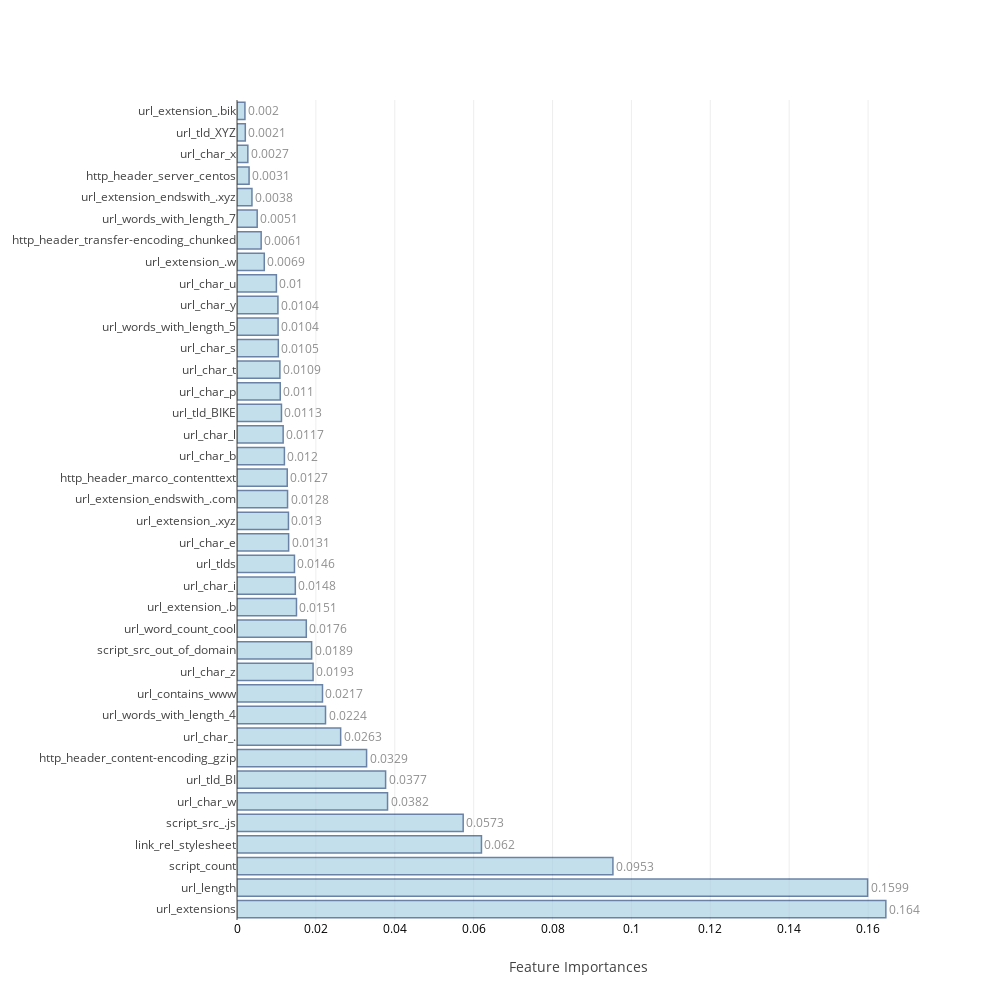
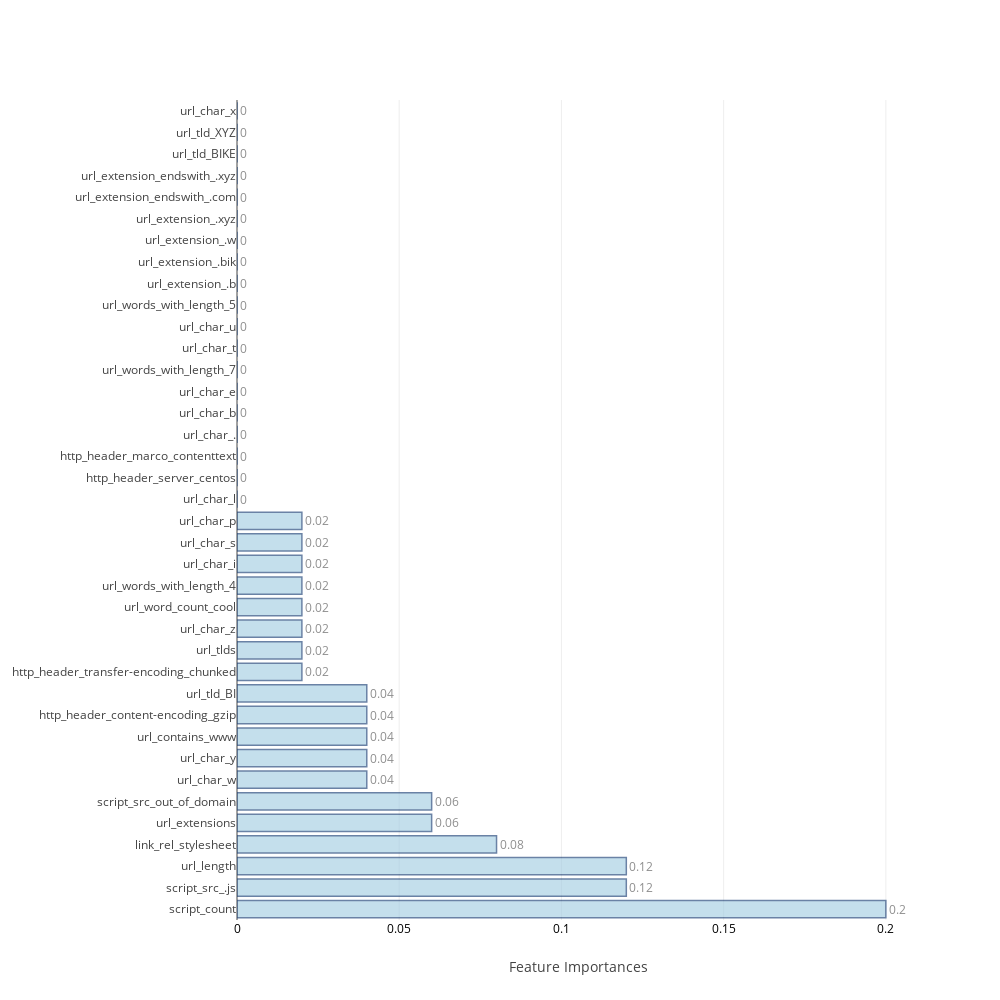
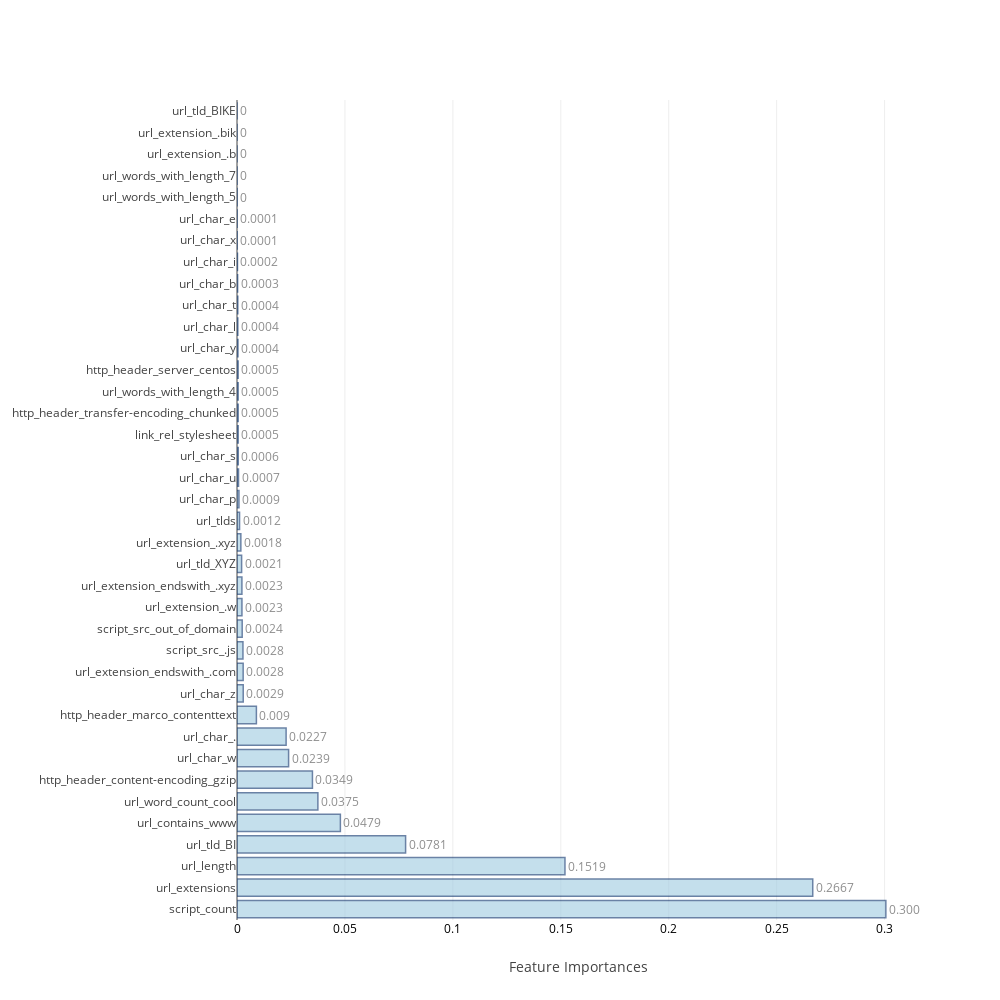
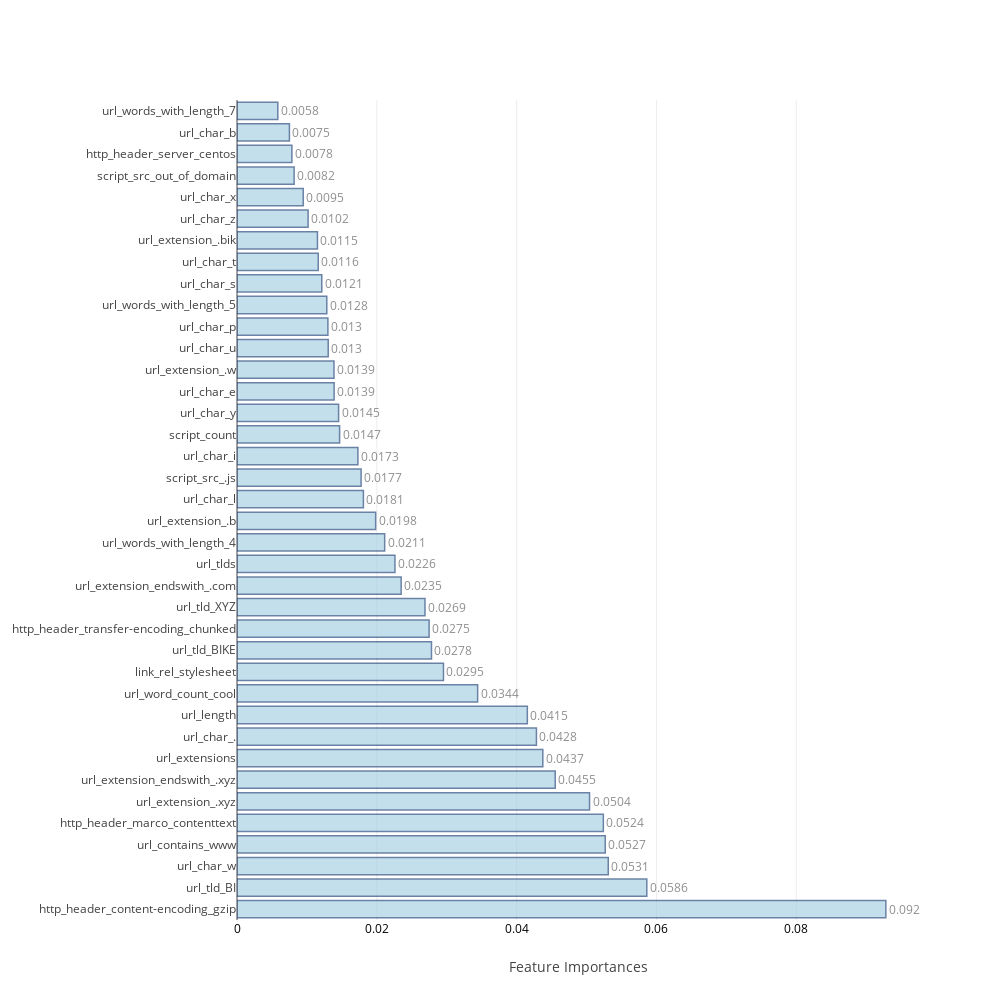

Source (notebook cell) for these figures, in order:
### Code cell
df_min=df_sel[feature_name]

train=df_min.iloc[:27428,:]
train_X=train.iloc[:,train.columns!='Target'].values
train_Y=train.Target.values

scaler=StandardScaler()
scaled_X_train=scaler.fit_transform(train_X)

test=df_min.iloc[27428:,:]
test_X=test.iloc[:,test.columns!='Target'].values
test_Y=test.Target.values
scaled_X_test=scaler.transform(test_X)

feature_name.remove('Target')

feat_imp=[None]*4
j=0
for i in range(0,7):
    if i>=1 and i<=4:
        model,cm_train,cm_test,acc_train,acc_test,roc_auc,feat_imp[j],mcc,precision,recall=f[i](scaled_X_train,train_Y,scaled_X_test,test_Y,feature_name)
        j=j+1
    else:
        model,cm_train,cm_test,acc_train,acc_test,roc_auc,mcc,precision,recall=f[i](scaled_X_train,train_Y,scaled_X_test,test_Y)
    table_80_60_train.loc[i]=   ([acc_train,cm_train.TP,cm_train.TN,cm_train.FP,cm_train.FN,cm_train.FPR,cm_train.FNR])
    table_80_60_test.loc[i] =   ([acc_test ,cm_test.TP, cm_test.TN, cm_test.FP, cm_test.FN, cm_test.FPR, cm_test.FNR,roc_auc,mcc,precision,recall])
    print("\n")

### Figure 1 — Plotly figure (JSON) as saved in the notebook; plotly's stock layout.template omitted (floating-point values rounded to 4 significant figures)
{"data": [{"marker": {"color": "rgb(158,202,225)", "line": {"color": "rgb(8,48,107)", "width": 1.5}}, "opacity": 0.6, "orientation": "h", "text": [0.1645, 0.1599, 0.0953, 0.062, 0.0573, 0.0382, 0.0377, 0.0329, 0.0263, 0.0224, 0.0217, 0.0193, 0.0189, 0.0176, 0.0151, 0.0148, 0.0146, 0.0131, 0.013, 0.0128, 0.0127, 0.012, 0.0117, 0.0113, 0.011, 0.0109, 0.0105, 0.0104, 0.0104, 0.01, 0.0069, 0.0061, 0.0051, 0.0038, 0.0031, 0.0027, 0.0021, 0.002], "textposition": "outside", "type": "bar", "uid": "ba700ca6-1757-464a-a43e-a132f677c55b", "x": [0.1645, 0.1599, 0.09531, 0.06198, 0.05735, 0.03817, 0.03768, 0.03285, 0.02628, 0.02244, 0.02168, 0.01929, 0.01892, 0.01757, 0.01508, 0.01478, 0.01457, 0.01309, 0.01304, 0.01281, 0.01274, 0.01202, 0.0117, 0.01127, 0.01097, 0.01088, 0.01047, 0.01042, 0.01038, 0.009988, 0.006917, 0.006128, 0.005118, 0.00379, 0.003064, 0.002749, 0.002103, 0.002009], "y": ["url_extensions", "url_length", "script_count", "link_rel_stylesheet", "script_src_.js", "url_char_w", "url_tld_BI", "http_header_content-encoding_gzip", "url_char_.", "url_words_with_length_4", "url_contains_www", "url_char_z", "script_src_out_of_domain", "url_word_count_cool", "url_extension_.b", "url_char_i", "url_tlds", "url_char_e", "url_extension_.xyz", "url_extension_endswith_.com", "http_header_marco_contenttext", "url_char_b", "url_char_l", "url_tld_BIKE", "url_char_p", "url_char_t", "url_char_s", "url_words_with_length_5", "url_char_y", "url_char_u", "url_extension_.w", "http_header_transfer-encoding_chunked", "url_words_with_length_7", "url_extension_endswith_.xyz", "http_header_server_centos", "url_char_x", "url_tld_XYZ", "url_extension_.bik"]}], "layout": {"autosize": false, "height": 1000, "width": 1000, "xaxis": {"tickfont": {"color": "black", "size": 12}, "title": "Feature Importances"}, "yaxis": {"automargin": true}}}

### Figure 2 — Plotly figure (JSON) as saved in the notebook; plotly's stock layout.template omitted (floating-point values rounded to 4 significant figures)
{"data": [{"marker": {"color": "rgb(158,202,225)", "line": {"color": "rgb(8,48,107)", "width": 1.5}}, "opacity": 0.6, "orientation": "h", "text": [0.2, 0.12, 0.12, 0.08, 0.06, 0.06, 0.04, 0.04, 0.04, 0.04, 0.04, 0.02, 0.02, 0.02, 0.02, 0.02, 0.02, 0.02, 0.02, 0, 0, 0, 0, 0, 0, 0, 0, 0, 0, 0, 0, 0, 0, 0, 0, 0, 0, 0], "textposition": "outside", "type": "bar", "uid": "bb22b492-19fc-4a66-8ca9-979148ea8060", "x": [0.2, 0.12, 0.12, 0.08, 0.06, 0.06, 0.04, 0.04, 0.04, 0.04, 0.04, 0.02, 0.02, 0.02, 0.02, 0.02, 0.02, 0.02, 0.02, 0, 0, 0, 0, 0, 0, 0, 0, 0, 0, 0, 0, 0, 0, 0, 0, 0, 0, 0], "y": ["script_count", "script_src_.js", "url_length", "link_rel_stylesheet", "url_extensions", "script_src_out_of_domain", "url_char_w", "url_char_y", "url_contains_www", "http_header_content-encoding_gzip", "url_tld_BI", "http_header_transfer-encoding_chunked", "url_tlds", "url_char_z", "url_word_count_cool", "url_words_with_length_4", "url_char_i", "url_char_s", "url_char_p", "url_char_l", "http_header_server_centos", "http_header_marco_contenttext", "url_char_.", "url_char_b", "url_char_e", "url_words_with_length_7", "url_char_t", "url_char_u", "url_words_with_length_5", "url_extension_.b", "url_extension_.bik", "url_extension_.w", "url_extension_.xyz", "url_extension_endswith_.com", "url_extension_endswith_.xyz", "url_tld_BIKE", "url_tld_XYZ", "url_char_x"]}], "layout": {"autosize": false, "height": 1000, "width": 1000, "xaxis": {"tickfont": {"color": "black", "size": 12}, "title": "Feature Importances"}, "yaxis": {"automargin": true}}}

### Figure 3 — Plotly figure (JSON) as saved in the notebook; plotly's stock layout.template omitted (floating-point values rounded to 4 significant figures)
{"data": [{"marker": {"color": "rgb(158,202,225)", "line": {"color": "rgb(8,48,107)", "width": 1.5}}, "opacity": 0.6, "orientation": "h", "text": [0.3006, 0.2667, 0.1519, 0.0781, 0.0479, 0.0375, 0.0349, 0.0239, 0.0227, 0.009, 0.0029, 0.0028, 0.0028, 0.0024, 0.0023, 0.0023, 0.0021, 0.0018, 0.0012, 0.0009, 0.0007, 0.0006, 0.0005, 0.0005, 0.0005, 0.0005, 0.0004, 0.0004, 0.0004, 0.0003, 0.0002, 0.0001, 0.0001, 0, 0, 0, 0, 0], "textposition": "outside", "type": "bar", "uid": "abc60634-00bc-4824-8d99-6292c4ef8955", "x": [0.3006, 0.2667, 0.1519, 0.0781, 0.04789, 0.03746, 0.03495, 0.0239, 0.02275, 0.008981, 0.002875, 0.002848, 0.002752, 0.002401, 0.002283, 0.002269, 0.002136, 0.00178, 0.001183, 0.000896, 0.0007013, 0.0005745, 0.0005459, 0.0005398, 0.0005312, 0.0005297, 0.0004469, 0.0003792, 0.0003706, 0.0002831, 0.0002193, 6.255e-05, 5.178e-05, 4.745e-05, 1.228e-05, 0, 0, 0], "y": ["script_count", "url_extensions", "url_length", "url_tld_BI", "url_contains_www", "url_word_count_cool", "http_header_content-encoding_gzip", "url_char_w", "url_char_.", "http_header_marco_contenttext", "url_char_z", "url_extension_endswith_.com", "script_src_.js", "script_src_out_of_domain", "url_extension_.w", "url_extension_endswith_.xyz", "url_tld_XYZ", "url_extension_.xyz", "url_tlds", "url_char_p", "url_char_u", "url_char_s", "link_rel_stylesheet", "http_header_transfer-encoding_chunked", "url_words_with_length_4", "http_header_server_centos", "url_char_y", "url_char_l", "url_char_t", "url_char_b", "url_char_i", "url_char_x", "url_char_e", "url_words_with_length_5", "url_words_with_length_7", "url_extension_.b", "url_extension_.bik", "url_tld_BIKE"]}], "layout": {"autosize": false, "height": 1000, "width": 1000, "xaxis": {"tickfont": {"color": "black", "size": 12}, "title": "Feature Importances"}, "yaxis": {"automargin": true}}}

### Figure 4 — Plotly figure (JSON) as saved in the notebook; plotly's stock layout.template omitted (floating-point values rounded to 4 significant figures)
{"data": [{"marker": {"color": "rgb(158,202,225)", "line": {"color": "rgb(8,48,107)", "width": 1.5}}, "opacity": 0.6, "orientation": "h", "text": [0.0928, 0.0586, 0.0531, 0.0527, 0.0524, 0.0504, 0.0455, 0.0437, 0.0428, 0.0415, 0.0344, 0.0295, 0.0278, 0.0275, 0.0269, 0.0235, 0.0226, 0.0211, 0.0198, 0.0181, 0.0177, 0.0173, 0.0147, 0.0145, 0.0139, 0.0139, 0.013, 0.013, 0.0128, 0.0121, 0.0116, 0.0115, 0.0102, 0.0095, 0.0082, 0.0078, 0.0075, 0.0058], "textposition": "outside", "type": "bar", "uid": "ea40fccf-fc9b-4312-847c-3121ab7539f1", "x": [0.09281, 0.05861, 0.0531, 0.05267, 0.0524, 0.05042, 0.04552, 0.04374, 0.04283, 0.04153, 0.03442, 0.02953, 0.02782, 0.02748, 0.02689, 0.02348, 0.02259, 0.02112, 0.01983, 0.01808, 0.01775, 0.01729, 0.01467, 0.01453, 0.01389, 0.01387, 0.01305, 0.013, 0.01284, 0.01212, 0.01162, 0.01151, 0.01017, 0.009472, 0.008172, 0.007849, 0.007496, 0.005835], "y": ["http_header_content-encoding_gzip", "url_tld_BI", "url_char_w", "url_contains_www", "http_header_marco_contenttext", "url_extension_.xyz", "url_extension_endswith_.xyz", "url_extensions", "url_char_.", "url_length", "url_word_count_cool", "link_rel_stylesheet", "url_tld_BIKE", "http_header_transfer-encoding_chunked", "url_tld_XYZ", "url_extension_endswith_.com", "url_tlds", "url_words_with_length_4", "url_extension_.b", "url_char_l", "script_src_.js", "url_char_i", "script_count", "url_char_y", "url_char_e", "url_extension_.w", "url_char_u", "url_char_p", "url_words_with_length_5", "url_char_s", "url_char_t", "url_extension_.bik", "url_char_z", "url_char_x", "script_src_out_of_domain", "http_header_server_centos", "url_char_b", "url_words_with_length_7"]}], "layout": {"autosize": false, "height": 1000, "width": 1000, "xaxis": {"tickfont": {"color": "black", "size": 12}, "title": "Feature Importances"}, "yaxis": {"automargin": true}}}
